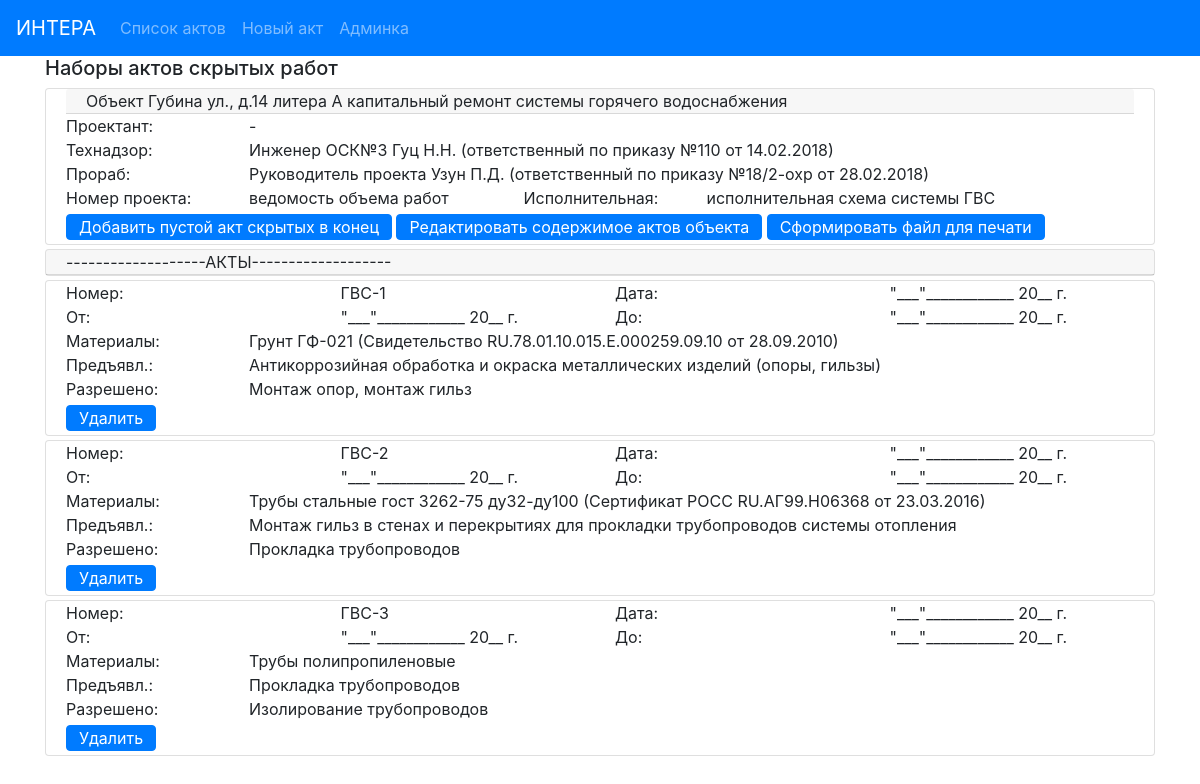
Page /actbase/see-2/ on the earlier database version.
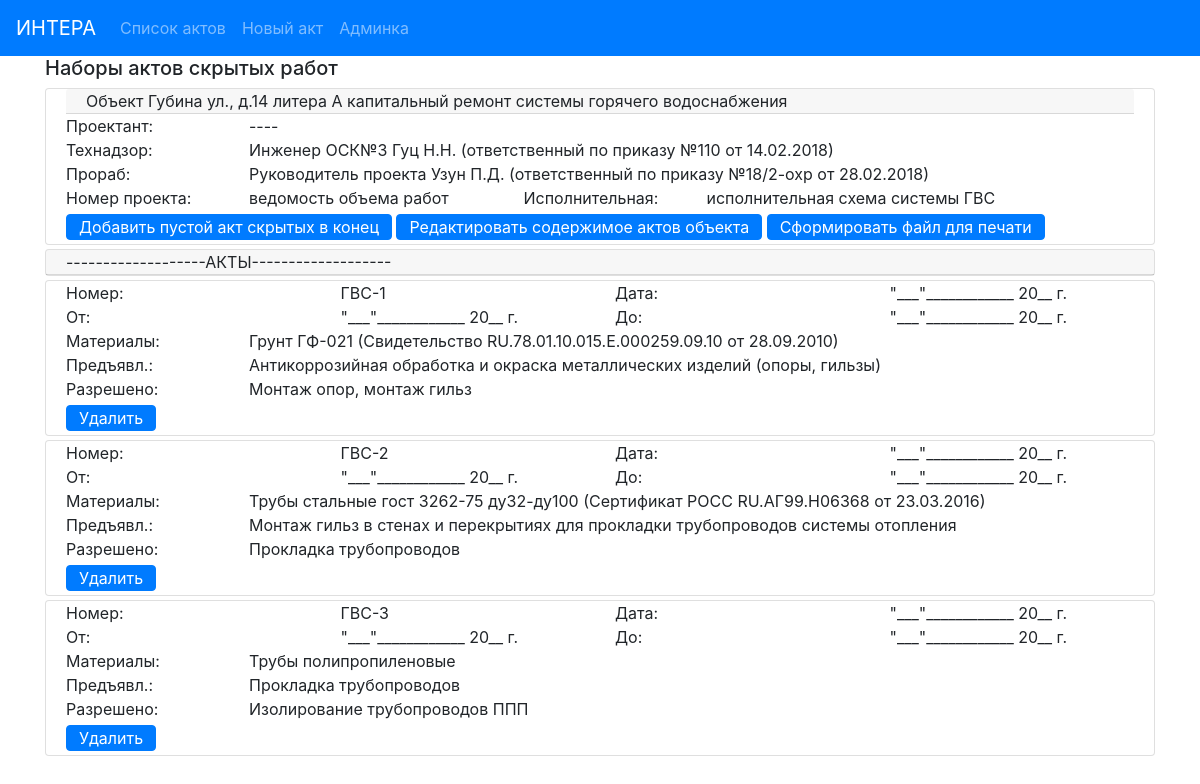
Same page on the later database version.
### hiddenactsbase/models.py (models this page shows, shortened)
class ObjectActs (models.Model):
    address = models.CharField(max_length=100, verbose_name='Адрес', blank=False)
    system_type = models.CharField(max_length=100, verbose_name='тип')
    designer = models.CharField(max_length=200, verbose_name='Проектант')
    supervisor_engineer = models.CharField(max_length=100, verbose_name='Технадзор')
    contractor_engineer = models.CharField(max_length=100, verbose_name='Прораб')
    project_number = models.CharField(max_length=100, verbose_name='Ном. проекта')
    exec_documents = models.CharField(max_length=100, verbose_name='Исполн.')
    supervisor_engineer_decree = models.CharField(max_length=100, verbose_name=' ')
    contractor_engineer_decree = models.CharField(max_length=100, verbose_name=' ')
    acts = models.ManyToManyField('HiddenActIS', blank=True, related_name='object_acts')
    class Meta:
        verbose_name = 'Набор актов объекта '
    def get_edit_url(self):
        return reverse('object_edit_url', kwargs={'pk':self.pk})

class HiddenActIS (models.Model):
    act_number = models.CharField(max_length=20, verbose_name='Ном. Акта', blank=True)
    act_date = models.CharField(max_length=50, verbose_name='Дата Акта')
    presented_work = models.CharField(max_length=200, verbose_name='Предъявл.')
    materials = models.CharField(max_length=200, verbose_name='Материалы')
    permitted_work = models.CharField(max_length=200, verbose_name='Разрешено')
    begin_date = models.CharField(max_length=50, verbose_name='От:')
    end_date = models.CharField(max_length=50, verbose_name='До:')
    class Meta:
        ordering = ['act_number']
        verbose_name = 'Акт скрытых инженерка '

### hiddenactsbase/views.py (the view)
# urls.py: path('see-<int:pk>/', ObjectDetail.as_view(), name='object_detail_url'),
class ObjectDetail (View):
    def get(self, request, pk):
        myobj = get_object_or_404(ObjectActs, pk=pk)
        return render(request, 'hiddenactsbase/object_detail.html', context={'myobj': myobj})

### hiddenactsbase/templates/hiddenactsbase/object_detail.html
{% extends 'hiddenactsbase/base.html'%}
{% block mycontent %}
    <div class="container">
        <h5>Наборы актов скрытых работ</h5>
    </div>
    <div class="container">
        <div class="card mb-1">
            <div class="card-body py-0">
                <div class="card-header py-0">Объект {{ myobj.address }} капитальный ремонт {{ myobj.system_type }}</div>
                <div class="card-text">
                    <div class="row">
                        <div class="col-md-2">Проектант:</div>
                        <div class="col-md-10">{{ myobj.designer }}</div>
                    </div>
                    <div class="row">
                        <div class="col-md-2">Технадзор:</div>
                        <div class="col-md-10">{{ myobj.supervisor_engineer }} ({{ myobj.supervisor_engineer_decree }})</div>
                    </div>
                    <div class="row">
                        <div class="col-md-2">Прораб:</div>
                        <div class="col-md-10">{{ myobj.contractor_engineer }} ({{ myobj.contractor_engineer_decree }})</div>
                    </div>
                    <div class="row">
                        <div class="col-md-2">Номер проекта:</div>
                        <div class="col-md-3">{{ myobj.project_number }}</div>
                        <div class="col-md-2">Исполнительная:</div>
                        <div class="col-md-5">{{ myobj.exec_documents }}</div>
                    </div>
                    <a href="{% url 'create_hidden_act_to_end' myobj.pk %}" class="btn btn-primary my-1 py-0">Добавить пустой акт скрытых в конец</a>
                    <a href="{{ myobj.get_edit_url }}" class="btn btn-primary my-1 py-0">Редактировать содержимое актов объекта</a>
                    <a href="#" class="btn btn-primary my-1 py-0">Сформировать файл для печати</a>
                </div>
            </div>
        </div>
        <div class="card mb-1">
            <div class="card-header py-0">-------------------АКТЫ-------------------</div>
        </div>
        {% for act in myobj.acts.all %}
            <div class="card mb-1">
                <div class="card-body py-0">
                    <div class="card-text">
                        <div class="row">
                            <div class="col-md-3">Номер:</div>
                            <div class="col-md-3">{{ act.act_number }}</div>
                            <div class="col-md-3">Дата:</div>
                            <div class="col-md-3">{{ act.act_date }}</div>
                        </div>
                        <div class="row">
                            <div class="col-md-3">От:</div>
                            <div class="col-md-3">{{ act.begin_date }}</div>
                            <div class="col-md-3">До:</div>
                            <div class="col-md-3">{{ act.end_date }}</div>
                        </div>
                        <div class="row">
                            <div class="col-md-2">Материалы:</div>
                            <div class="col-md-10">{{ act.materials }}</div>
                        </div>
                        <div class="row">
                            <div class="col-md-2">Предъявл.:</div>
                            <div class="col-md-10">{{ act.presented_work }}</div>
                        </div>
                        <div class="row">
                            <div class="col-md-2">Разрешено:</div>
                            <div class="col-md-10">{{ act.permitted_work }}</div>
                        </div>
                        <a href="{% url 'delete_hidden_act' myobj.pk act.pk %}" class="btn btn-primary my-1 py-0">Удалить</a>
                    </div>
                </div>
            </div>
        {% endfor %}
    </div>
{% endblock %}

Differences in the rows shown:
changed ObjectActs "Губина ул., д.14 литера А": designer "-" → "----"
changed HiddenActIS "ГВС-3": permitted_work "Изолирование трубопроводов" → "Изолирование трубопроводов ППП"
